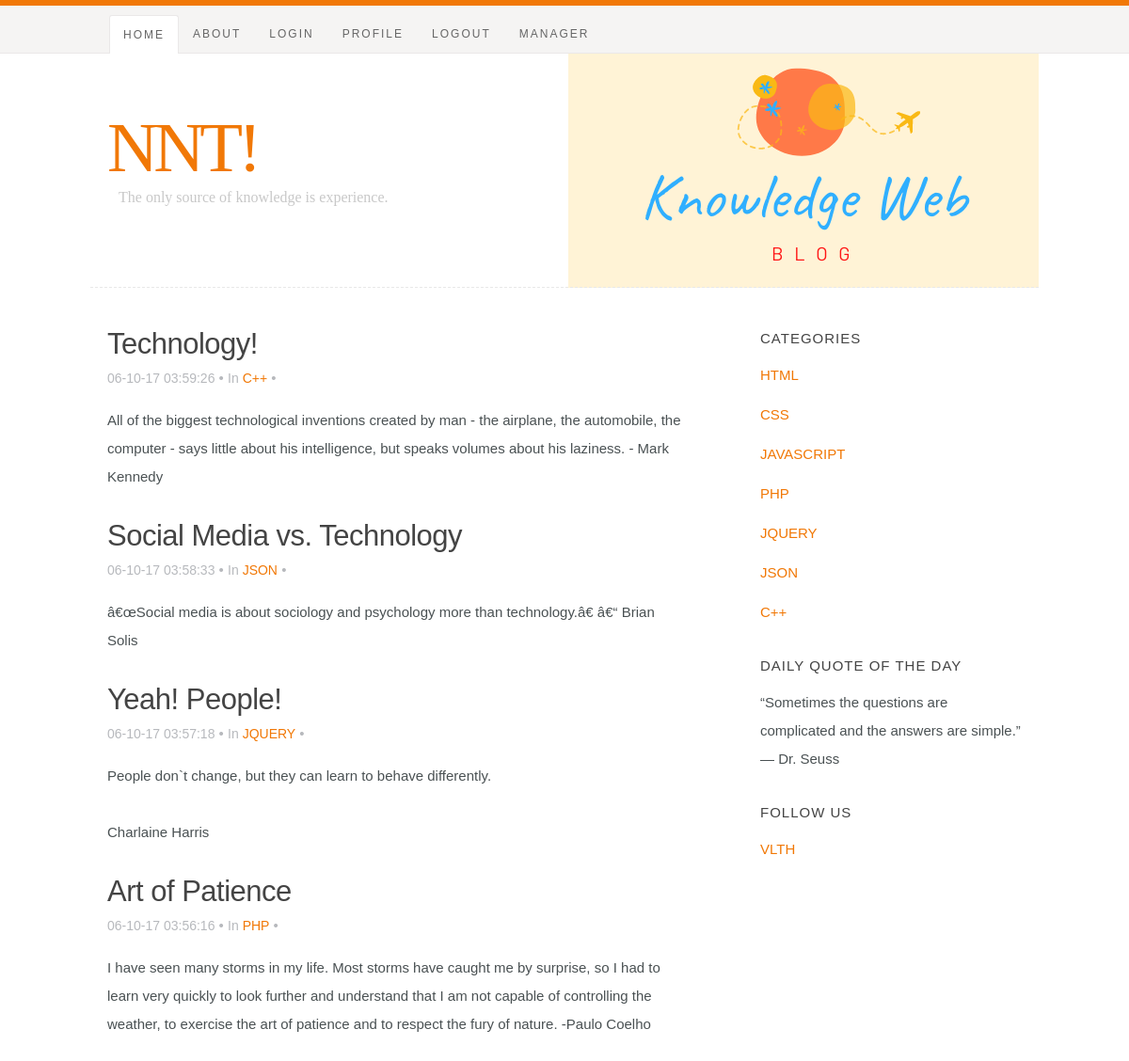
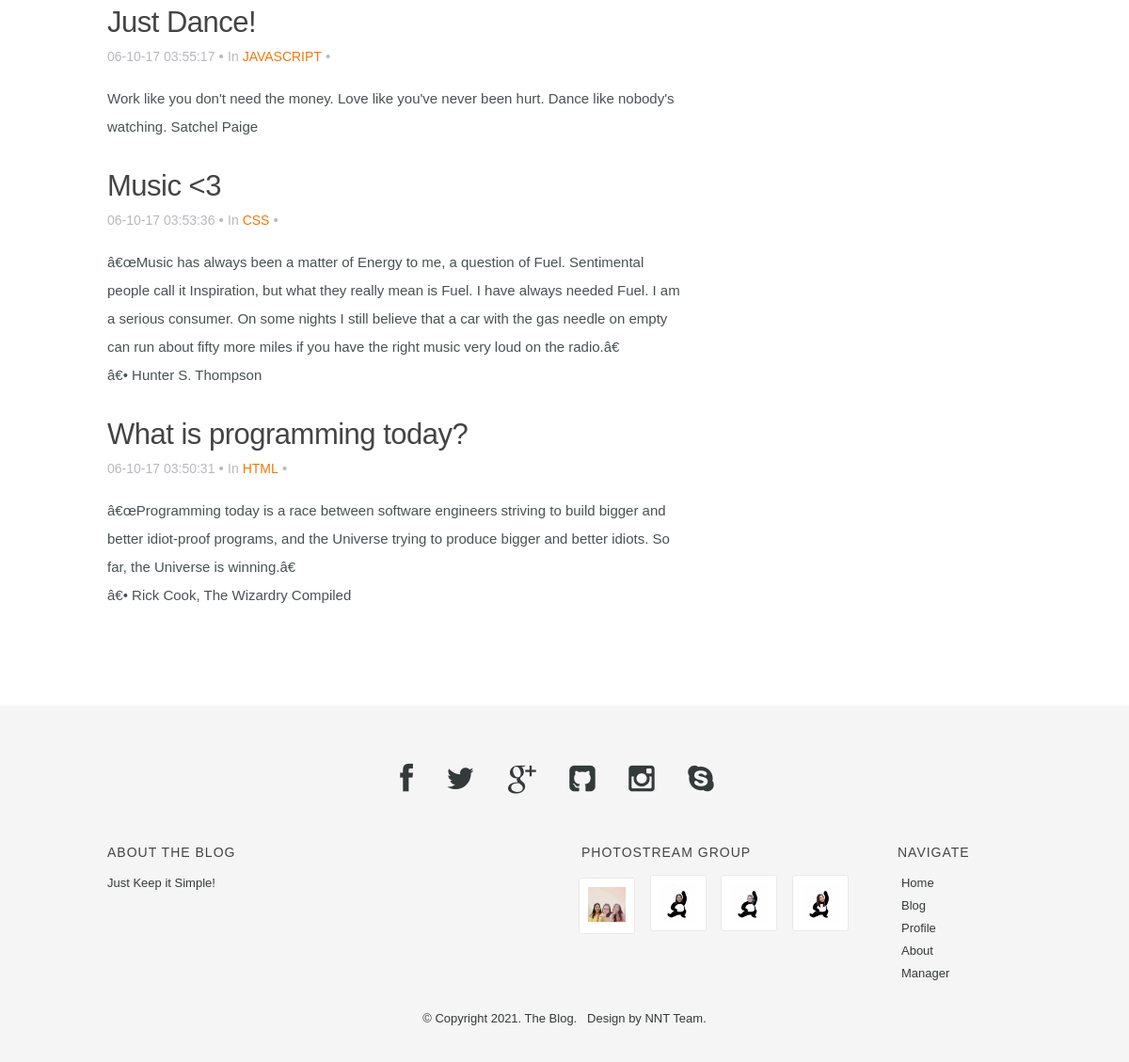
The page / on the database its author committed (2 pictures, top to bottom).
### tables this page shows
CREATE TABLE IF NOT EXISTS `posts` (
  `id` int(6) NOT NULL AUTO_INCREMENT,
  `cat_id` int(3) NOT NULL,
  `title` varchar(255) NOT NULL,
  `contents` text NOT NULL,
  `date_posted` datetime NOT NULL,
  PRIMARY KEY (`id`)
);

CREATE TABLE IF NOT EXISTS `categories` (
  `id` int(3) NOT NULL AUTO_INCREMENT,
  `name` text NOT NULL,
  PRIMARY KEY (`id`)
);

### resources/functions/blog.php (called while the page is built, shortened)
<?php
function get_posts($id = null, $cat_id = null){
  global $conn;
    $posts = array();
    $query = "SELECT
              `posts`.`id` AS `post_id` ,
               `categories`.`id` AS `category_id`,
               `title`,`contents`,`date_posted`,
               `categories`.`name`
               FROM `posts`
               INNER JOIN `categories` ON `categories`.`id` = `posts`.`cat_id` " ;
    $query .= "ORDER BY `post_id` DESC";
    $query = mysqli_query($conn,$query);
    while($row = mysqli_fetch_assoc($query)){
    $posts[] = $row;
   }
   return $posts;
}
function get_categories($id = null){
  global $conn;
   $categories = array();
   $query = mysqli_query($conn,"SELECT `id`,`name` FROM `categories`");
   while($row = mysqli_fetch_assoc($query)){
    $categories[] = $row;
   }
   return $categories;
}

### index.php (the view, shortened to what this page needs)
<?php
$posts = get_posts((isset($_GET['id']))? $_GET['id'] : null);
?>
<!DOCTYPE html>
<html class="no-js" lang="en">
<head>
   <link rel="stylesheet" href="css/default.css">
	<link rel="stylesheet" href="css/layout.css">
	<link rel="stylesheet" href="css/media-queries.css">
</head>
<body>
   <header id="top">
   	<div class="row">
   		<div class="header-content twelve columns">
		      <h1 id="logo-text"><a href="index.php" title=""> NNT!</a></h1>
				<p id="intro">The only source of knowledge is experience.</p>
			</div>
	   </div>
	   <nav id="nav-wrap">
	   	<div class="row">
			   	<ul id="nav" class="nav">
			      	<li class="current"><a href="index.php">Home</a></li>
			      	<li><a href="page.html">About</a></li>
                  <li><a href="login.php">Login</a></li>
                  <li><a href="profile.php">Profile</a></li>
                  <li><a href="logout.php">Logout</a></li>
                  <li><a href="admin.php">Manager</a></li>
			   	</ul>
	   	</div>
	   </nav>
   </header>
   <div id="content-wrap">
   	<div class="row">
   		<div id="main" class="eight columns">
	   		<article class="entry">
		<?php
     foreach($posts as $post){
      ?>
					<header class="entry-header">
						<h2 class="entry-title">
							<h2><a href='index.php?id=<?php echo $post['post_id']; ?>' ><?php echo $post['title']; ?></a></h2>
						</h2>
						<div class="entry-meta">
							<ul>
								<li> <?php echo date('d-m-y h:i:s',strtotime($post['date_posted'])); ?></li>
								<span class="meta-sep">&bull;</span>
								<li><a href="#" title="" rel="category tag">In <a href='category.php?id=<?php echo $post['category_id']; ?>' ><?php echo "<font color= '#f17806'>".$post['name']."</font>"; ?></a></li>
								<span class="meta-sep">&bull;</span>
							</ul>
						</div>
					</header>
					<div class="entry-content">
						<p><?php echo nl2br($post['contents']); ?></p>
					</div>
									 <?php
     }
     ?>
				</article>
   		</div>
   		<div id="sidebar" class="four columns">
   			<div class="widget widget_categories group">
   				<h3>Categories</h3>
   				<?php
     foreach(get_categories() as $category){
     ?>
      <p><a href="category.php?id=<?php echo $category['id'];?>"><?php echo $category['name']; ?></a>
     <?php
     }
     ?>
				</div>
            <div class="widget widget_text group">
					<h3>Daily Quote of the Day</h3>
				<p>“Sometimes the questions are complicated and the answers are simple.” ― Dr. Seuss</p>
   			</div>
			   <div class="widget widget_text group">
					<h3>Follow us</h3>
               <a href="https://phys.hcmus.edu.vn/vat-ly-tin-hoc">VLTH</a> <br>
            </div>
   		</div>
   	</div>
   </div>
   <footer>
      <div class="row">
      	<div class="twelve columns">
				<ul class="social-links">
               <li><a href="https://www.facebook.com/"><i class="fa fa-facebook"></i></a></li>
               <li><a href="https://twitter.com/"><i class="fa fa-twitter"></i></a></li>
               <li><a href="https://www.google.com.sg/"><i class="fa fa-google-plus"></i></a></li>
               <li><a href="https://github.com/"><i class="fa fa-github-square"></i></a></li>
               <li><a href="https://www.instagram.com/"><i class="fa fa-instagram"></i></a></li>
               <li><a href="https://www.skype.com/en/"><i class="fa fa-skype"></i></a></li>
            </ul>
      	</div>
         <div class="six columns info">
            <h3>About The Blog</h3>
            <p>Just Keep it Simple!
            </p>
         </div>
        <div class="four columns">
            <h3>Photostream group</h3>
            <ul class="photostream group">
               <li><a><img alt="thumbnail" src="images/nhom.jpg"></a></li>
               <li><a><img alt="thumbnail" src="images/tra.jpg"></a></li>
               <li><a><img alt="thumbnail" src="images/ngan.jpg"></a></li>
               <li><a><img alt="thumbnail" src="images/nganhuynh.jpg"></a></li>
            </ul>
         </div>
        <div class="two columns">
            <h3 class="social">Navigate</h3>
            <ul class="navigate group">
            <li><a href="#">Home</a></li>
            <li><a href="#">Blog</a></li>
            <li><a href="#">Profile</a></li>
            <li><a href="#">About</a></li>
            <li><a href="#">Manager</a></li>
            </ul>
         </div>
         <p class="copyright">&copy; Copyright 2021. The Blog. &nbsp; Design by NNT Team.</p>
      </div>
   </footer>
</body>
</html>

### css/default.css (style rules this page uses)
html, body, div, span, object, iframe, h1, h2, h3, h4, h5, h6, p, blockquote, pre, abbr, address, cite, code, del, dfn, em, img, ins, kbd, q, samp, small, strong, sub, sup, var, b, i, dl, dt, dd, ol, ul, li, fieldset, form, label, legend, table, caption, tbody, tfoot, thead, tr, th, td, article, aside, canvas, details, figcaption, figure, footer, header, hgroup, menu, nav, section, summary, time, mark, audio, video { margin: 0; padding: 0; border: 0; outline: 0; font-size: 100%; vertical-align: baseline; background: transparent; }
article,aside,details,figcaption,figure, footer,header,hgroup,menu,nav,section { display: block; }
*, *:before, *:after { -moz-box-sizing: border-box; -webkit-box-sizing: border-box; box-sizing: border-box; }
html { font-size: 62.5%; }
body { background: #fff; font-family: 'merriweather-regular', sans-serif; font-weight: normal; font-size: 15px; line-height: 30px; color: #4A5153; -webkit-font-smoothing: antialiased; -webkit-text-size-adjust: 100%; }
h1, h2, h3, h4, h5, h6 { color: #444; font-family: 'opensans-semibold', sans-serif; font-weight: normal; text-rendering: optimizeLegibility; }
h1 a, h2 a, h3 a, h4 a, h5 a, h6 a { font-weight: inherit; }
h1 { font-size: 38px; line-height: 42px; margin-bottom: 12px; letter-spacing: -1px; }
h2 { font-size: 28px; line-height: 36px; margin-bottom: 6px; }
h3 { font-size: 22px; line-height: 30px; margin-bottom: 12px; }
p { margin: 0 0 30px 0; }
a, a:visited { text-decoration: none; outline: 0; color: #f17806; -webkit-transition: color .3s ease-in-out; -moz-transition: color .3s ease-in-out; -o-transition: color .3s ease-in-out; transition: color .3s ease-in-out; }
p a, p a:visited { line-height: inherit; }
ul, ol { margin-bottom: 24px; margin-top: 12px; }
ul { list-style: none }
ul li { padding-left: 4px; }
img, video, iframe, embed, object { max-width: 100%; height: auto; }
.row { width: 94%; max-width: 1008px; margin: 0 auto; }
.row:before, .row:after { content: " "; display: table; }
.row:after { clear: both; }
.column, .columns { position: relative; padding: 0 18px; min-height: 1px; float: left; }
[class*="column"] + [class*="column"]:last-child { float: right; }
.two, .row .two { width: 16.66667%; }
.four, .row .four { width: 33.33333%; }
.six, .row .six { width: 50%; }
.eight, .row .eight { width: 66.66667%; }
.twelve, .row .twelve { width: 100%; }
.group:before, .group:after { content: " "; display: table; }
.group:after { clear: both; }

### css/media-queries.css (style rules this page uses)
@media only screen and (min-width: 768px) { #nav-wrap ul#nav { display: block !important; } }

### rows shown on the page
posts: title "Technology!", date_posted "06-10-17 03:59:26", categories.name "C++", contents "All of the biggest technological inventions created by man - the airplane, the automobile, the computer - says little about his intelligence, but speaks volumes about his laziness. - Mark Kennedy"
posts: title "Social Media vs. Technology", date_posted "06-10-17 03:58:33", categories.name "JSON", contents "â€œSocial media is about sociology and psychology more than technology.â€ â€“ Brian Solis"
posts: title "Yeah! People!", date_posted "06-10-17 03:57:18", categories.name "JQUERY", contents "People don`t change, but they can learn to behave differently. Charlaine Harris"
posts: title "Art of Patience", date_posted "06-10-17 03:56:16", categories.name "PHP", contents "I have seen many storms in my life. Most storms have caught me by surprise, so I had to learn very quickly to look further and understand that I am not capable of controlling the weather, to exercise the art of patience and to respect the fury of nature. -Paulo Coelho"
posts: title "Just Dance!", date_posted "06-10-17 03:55:17", categories.name "JAVASCRIPT", contents "Work like you don't need the money. Love like you've never been hurt. Dance like nobody's watching. Satchel Paige"
posts: title "Music <3", date_posted "06-10-17 03:53:36", categories.name "CSS", contents "â€œMusic has always been a matter of Energy to me, a question of Fuel. Sentimental people call it Inspiration, but what they really mean is Fuel. I have always needed Fuel. I am a serious consumer. On some nights I still believe that a car with the gas needle on empty can run about fifty more miles if you have the right music very loud on the radio.â€ â€• Hunter S. Thompson"
posts: title "What is programming today?", date_posted "06-10-17 03:50:31", categories.name "HTML", contents "â€œProgramming today is a race between software engineers striving to build bigger and better idiot-proof programs, and the Universe trying to produce bigger and better idiots. So far, the Universe is winning.â€ â€• Rick Cook, The Wizardry Compiled"
categories: name "HTML"
categories: name "CSS"
categories: name "JAVASCRIPT"
categories: name "PHP"
categories: name "JQUERY"
categories: name "JSON"
categories: name "C++"
